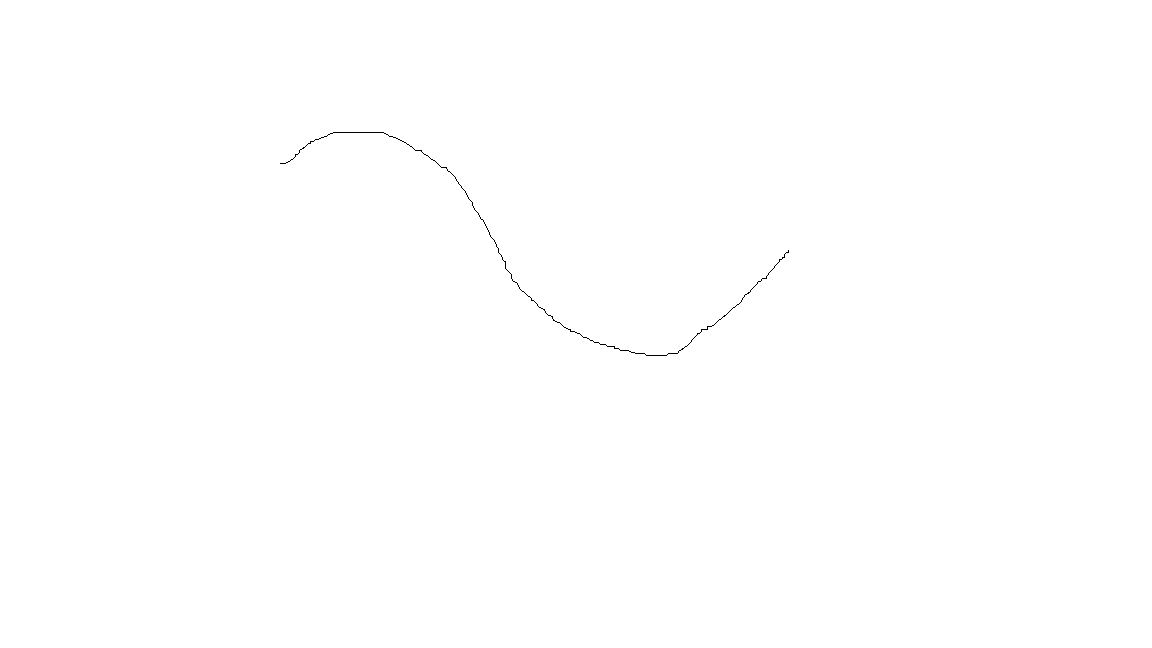
#> input picture example/wrapper/xarm6/dexter.png, 1152 x 648 px, found by its file name
$ python test-run-points2movement.py
#> lines starting #> are read from the running program, lines starting #| are printed output that depends on the picture; after the words box and inside, x2 and y2 are one past the last pixel; in counts of white or black regions, pixels touching at a corner belong together
# ======================[ GENERATE POINTS]============================
import cv2
import numpy as np
import matplotlib.pyplot as plt

# Load the image using OpenCV.
im_cv = cv2.imread("../dexter.png", cv2.IMREAD_GRAYSCALE)
#> im_cv: shape (648, 1152); 99.9% white; black in thin lines or dots, all inside (x1, y1, x2, y2) = (280, 132, 789, 356)

# Use morphological operations to clean up the edges and reduce double lines to single lines.

# Apply GaussianBlur to reduce noise and improve edge detection.
blurred = cv2.GaussianBlur(im_cv, (5, 5), 0)

# Use a threshold to clean the image further before edge detection.
_, thresh = cv2.threshold(blurred, 0, 255, cv2.THRESH_BINARY_INV + cv2.THRESH_OTSU)
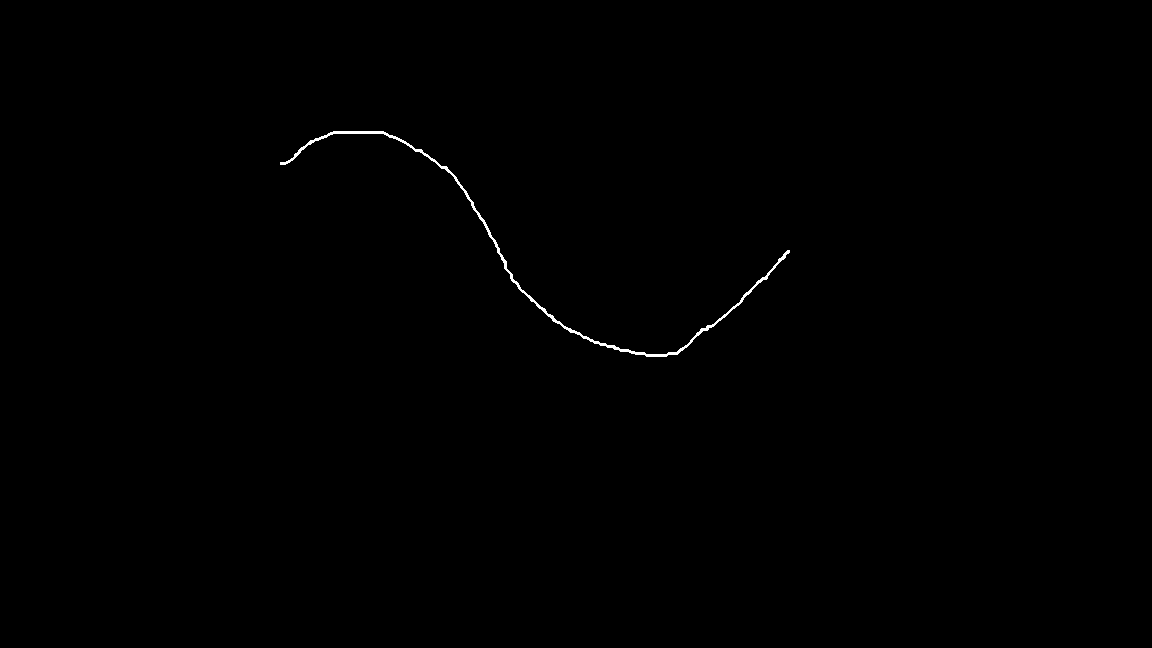
#> thresh: shape (648, 1152); 0.24% white in thin lines or dots, all inside (x1, y1, x2, y2) = (280, 131, 790, 357)

# Increase the size of the kernel for more aggressive dilation and erosion to merge lines closer together.
kernel = np.ones((3, 3), np.uint8)  # Increase kernel size for more aggressive morphological operations.
dilated = cv2.dilate(thresh, kernel, iterations=2)  # Increase iterations if needed.
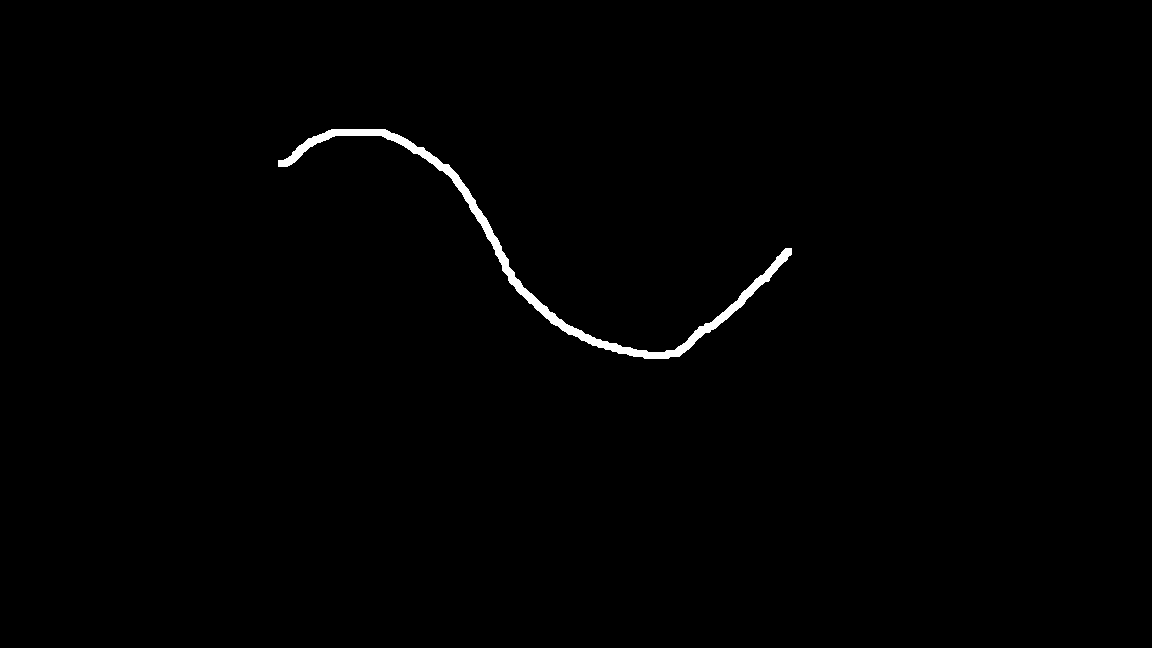
#> dilated: shape (648, 1152); 0.71% white; 1 white region, box (x1, y1, x2, y2) and area: (278, 129, 792, 359) 5321
eroded = cv2.erode(dilated, kernel, iterations=1)  # Possibly reduce iterations to avoid over-thinning.
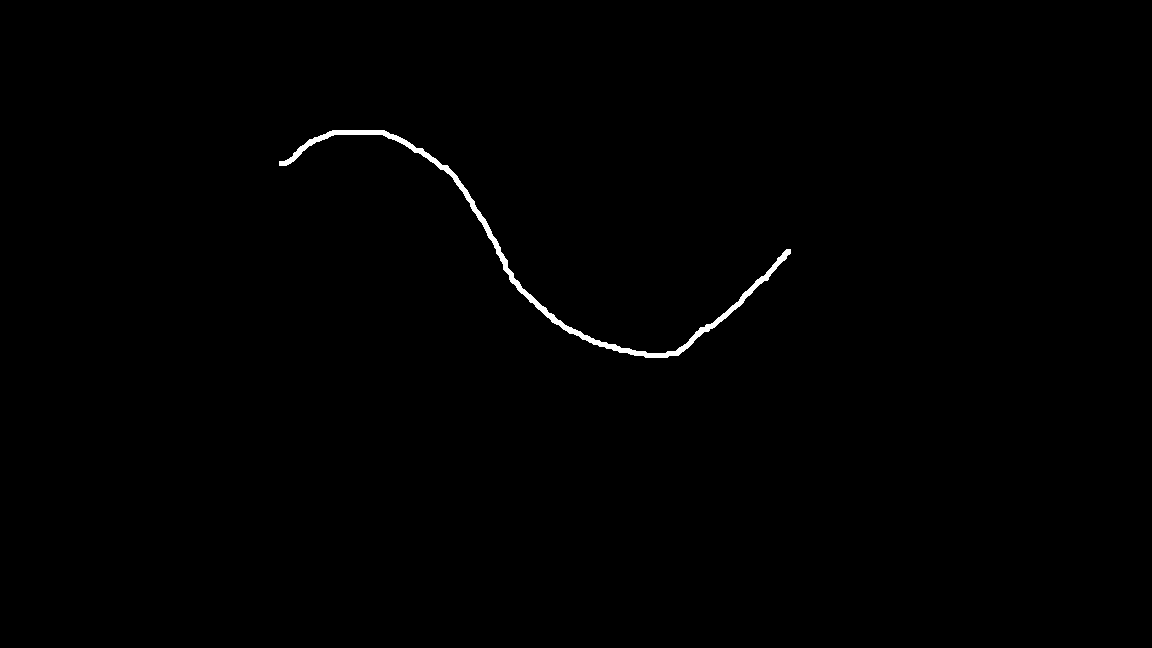
#> eroded: shape (648, 1152); 0.48% white; 1 white region, box (x1, y1, x2, y2) and area: (279, 130, 791, 358) 3567

# Detect edges again using the Canny algorithm after morphological operations.
edges_optimized = cv2.Canny(eroded, threshold1=50, threshold2=150)
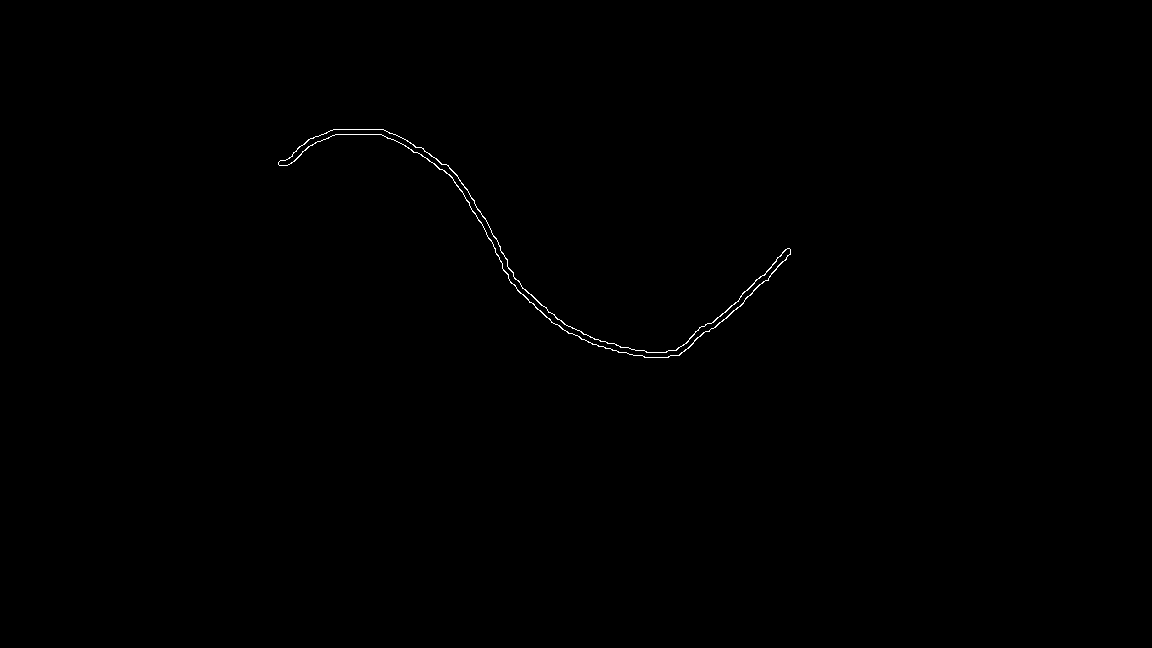
#> edges_optimized: shape (648, 1152); 0.2% white in thin lines or dots, all inside (x1, y1, x2, y2) = (278, 129, 791, 358)

# Find coordinates of these edges.
y_coords_optimized, x_coords_optimized = np.where(edges_optimized > 0)
#> y_coords_optimized = 1502 values from 129 to 357; x_coords_optimized = 1502 values, max 790 at index 626, min 278 at index 355, mean 543.2

# Define scaling factors based on the robot's workspace and image dimensions
scale_x = 1080    / 1080
scale_y = 1080 / 1080
offset_x = 100 # Offset to position the drawing correctly in the robot's workspace
offset_y = 100
magic_coeficient = 0.3
# Convert image points to robot coordinates
robot_trajectory = []
counter = 0
for index in range(len(x_coords_optimized)):
    if index % 25 == 0:
     # Apply scaling and offset
     robot_x = int(x_coords_optimized[index] * scale_x * magic_coeficient + offset_x )

     robot_y = int(y_coords_optimized[index] * scale_y * magic_coeficient + offset_y )

     robot_z = 60 # Replace with a safe height value for the robot to move in

     # Add the point to the trajectory
     robot_trajectory.append((robot_x, robot_y, robot_z))
     counter += 1
#> this loop made 1502 passes
#> (robot_x, robot_y) on passes 1, 26, 51, 76, 101, 126, 151, 176, 201, 226, 251, 276: (199, 138), (207, 138), (214, 138), (200, 140), (208, 140), (196, 140), (220, 141), (192, 142), (191, 142), (189, 143), (222, 144), (188, 145)
#> robot_x on pass 1051: 316
#> after the loop, counter = 61; robot_trajectory = 61 items, first 6: (199, 138, 60), (207, 138, 60), (214, 138, 60), (200, 140, 60), (208, 140, 60), (196, 140, 60)


for each_pair_of_coord in robot_trajectory:
    print(f'X: {each_pair_of_coord[0]} | Y: {each_pair_of_coord[1]} | Z: {each_pair_of_coord[2]} ')
#> this loop made 61 passes
#> each_pair_of_coord on passes 1 to 12: (199, 138, 60), (207, 138, 60), (214, 138, 60), (200, 140, 60), (208, 140, 60), (196, 140, 60), (220, 141, 60), (192, 142, 60), (191, 142, 60), (189, 143, 60), (222, 144, 60), (188, 145, 60)
#| X: 199 | Y: 138 | Z: 60
#| X: 207 | Y: 138 | Z: 60
#| X: 214 | Y: 138 | Z: 60
#| X: 200 | Y: 140 | Z: 60
#| X: 208 | Y: 140 | Z: 60
#| X: 196 | Y: 140 | Z: 60
#| X: 220 | Y: 141 | Z: 60
#| X: 192 | Y: 142 | Z: 60
#> (further printed lines are left out)


print(f'Total lenght of robot traj: {len(robot_trajectory)}')
#| Total lenght of robot traj: 61

# =================================[ROBOT MOVEMENT]==========================

import os
import sys
import time
import math

sys.path.append(os.path.join(os.path.dirname(__file__), '../../..'))

from xarm.wrapper import XArmAPI

# CONFIG ROBOT AND IP

if len(sys.argv) >= 2:
    ip = sys.argv[1]
else:
    try:
        from configparser import ConfigParser
        parser = ConfigParser()
        parser.read('../robot.conf')
        ip = parser.get('xArm', 'ip')
    except:
        # ip = input('Please input the xArm ip address:')
        ip = '192.168.1.160'
        if not ip:
            print('input error, exit')
            sys.exit(1)

# RESET, ACTIVATE ROBOT AND SET PARAMETERS

#> (the run stopped early here; a loop or call above may not have finished)
